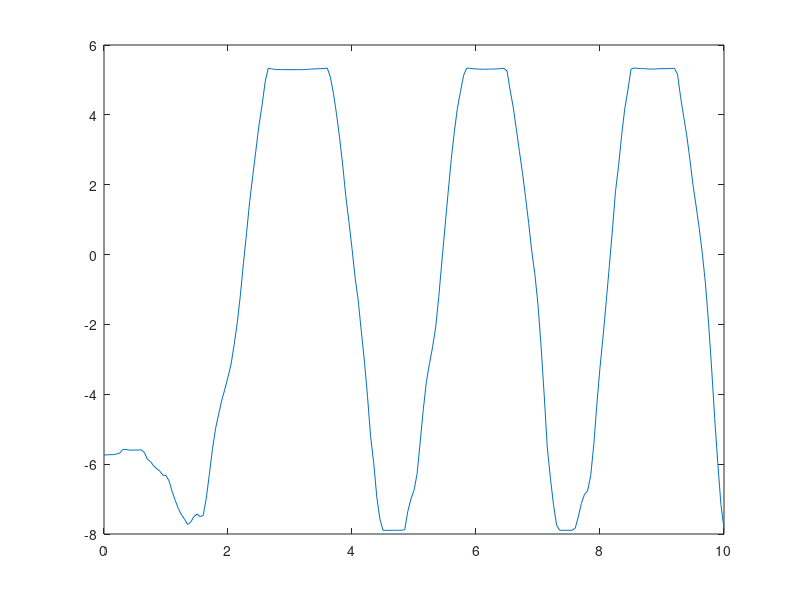

The MATLAB source for this figure: (Note: this script raises an error after producing the figure.)
clc

%%Internal Diamter
Array = csvread('ULPR_Magnet-OD_Strength_2.csv');
time = Array(:, 1);
mT = Array(:, 2);

figure
plot(time,mT)
[ymax,imax,ymin,imin]  = extrema(mT);
Pmax=max(ymax);
Nmin=min(ymin);
Pmean=mean(ymax);
Nmean=mean(ymin);
hold all
plot(time(imax),ymax,'b*',time(imin),ymin,'ro')
plot(xlim, [1 1]*Pmax, '--b')
plot(xlim, [1 1]*Nmin, '--r')
plot(xlim, [1 1]*Pmean, ':b')
plot(xlim, [1 1]*Nmean, ':r')
hold off
title('Toroidal Testing Magnet - Inner Circumference Field Strength')
ylim([-8.5,6])
legend('Field Strength','Maximas','Minimas','Max','Min','Positive Mean','Negative Mean','location','Southeast')
xlabel('Time (s)')
ylabel('Magnetic Field (mT)')